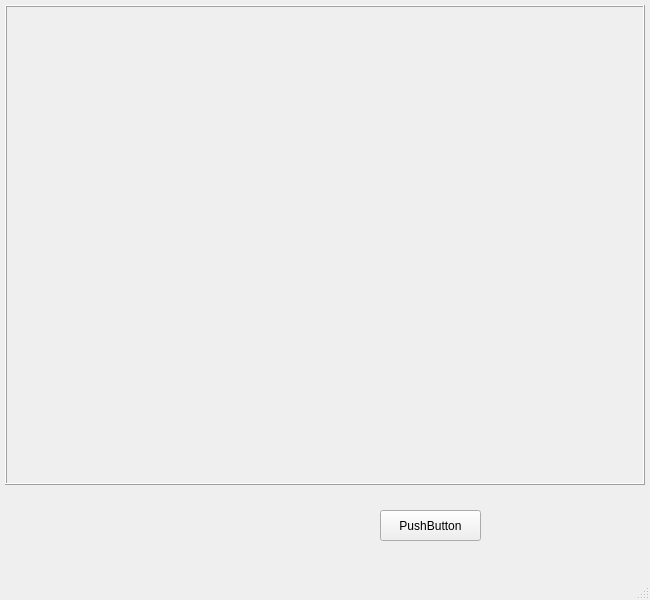
<?xml version="1.0" encoding="UTF-8"?>
<ui version="4.0">
 <class>MainWindow</class>
 <widget class="QMainWindow" name="MainWindow">
  <property name="geometry">
   <rect>
    <x>0</x>
    <y>0</y>
    <width>650</width>
    <height>600</height>
   </rect>
  </property>
  <property name="windowTitle">
   <string>MainWindow</string>
  </property>
  <widget class="QWidget" name="centralwidget">
   <widget class="QLabel" name="lblImg">
    <property name="geometry">
     <rect>
      <x>5</x>
      <y>5</y>
      <width>640</width>
      <height>480</height>
     </rect>
    </property>
    <property name="frameShape">
     <enum>QFrame::Shape::Box</enum>
    </property>
    <property name="frameShadow">
     <enum>QFrame::Shadow::Raised</enum>
    </property>
    <property name="text">
     <string/>
    </property>
    <property name="alignment">
     <set>Qt::AlignmentFlag::AlignLeading|Qt::AlignmentFlag::AlignLeft|Qt::AlignmentFlag::AlignTop</set>
    </property>
   </widget>
   <widget class="QPushButton" name="btnCapture">
    <property name="geometry">
     <rect>
      <x>380</x>
      <y>510</y>
      <width>101</width>
      <height>31</height>
     </rect>
    </property>
    <property name="text">
     <string>PushButton</string>
    </property>
   </widget>
   <widget class="QLabel" name="lblpic">
    <property name="geometry">
     <rect>
      <x>10</x>
      <y>490</y>
      <width>91</width>
      <height>61</height>
     </rect>
    </property>
    <property name="text">
     <string/>
    </property>
   </widget>
  </widget>
  <widget class="QMenuBar" name="menubar">
   <property name="geometry">
    <rect>
     <x>0</x>
     <y>0</y>
     <width>650</width>
     <height>22</height>
    </rect>
   </property>
  </widget>
  <widget class="QStatusBar" name="statusbar"/>
 </widget>
 <resources/>
 <connections/>
</ui>
